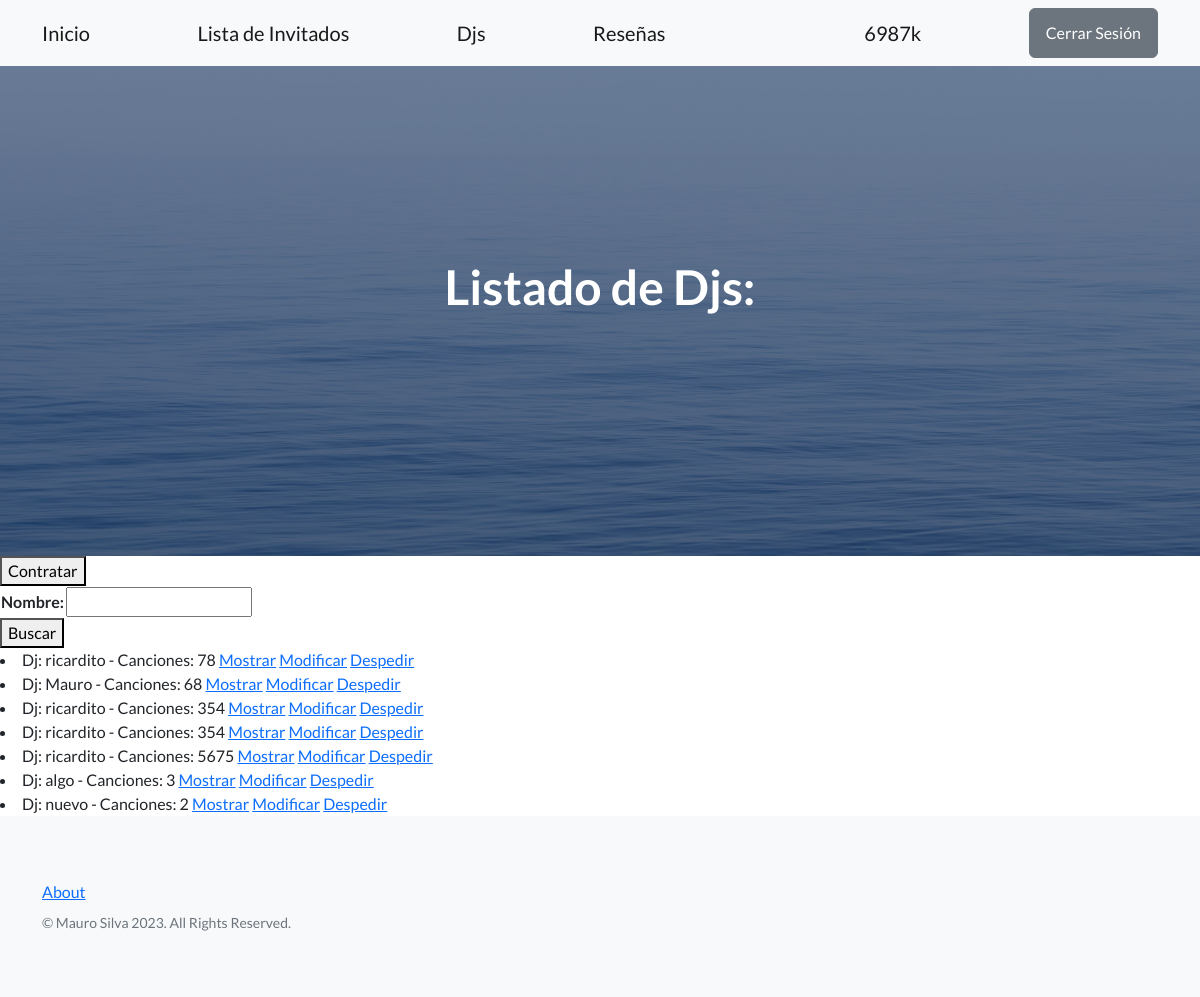
Before: /djs (signed in) with the older database file.
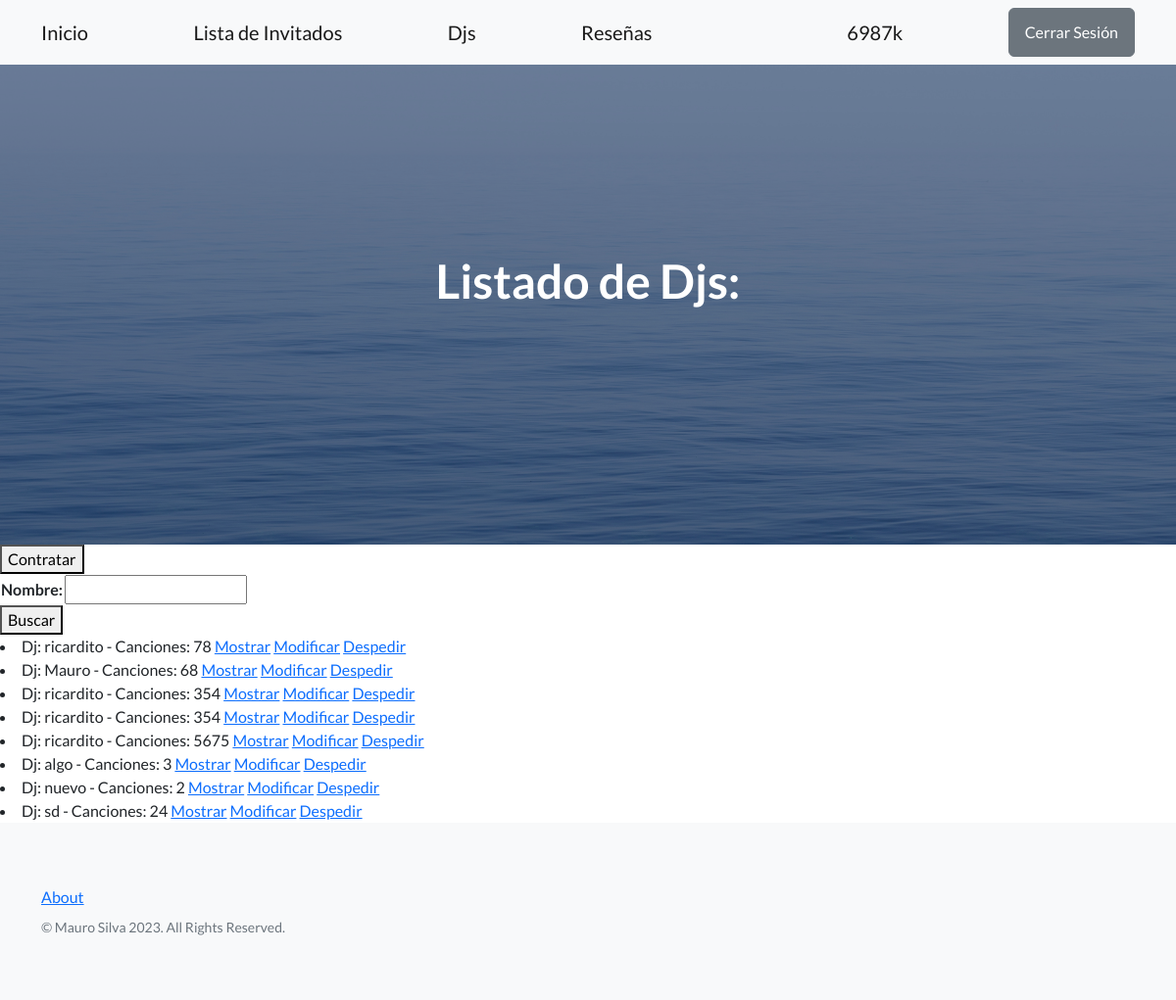
After: the same page with the newer database file.
### inicio/models.py (models this page shows)
class Dj(models.Model):
    nombre = models.CharField(max_length=20)
    canciones = models.IntegerField()
    descripcion = models.TextField(null=True)
    fecha_de_presentacion = models.DateField(null=True)
    def __str__(self):
        return f'Dj: {self.nombre} - Canciones: {self.canciones}'

### inicio/views.py (the view)
# urls.py: path('djs', views.listar_djs, name='listar_djs'),
def listar_djs(request):
    formulario = BuscarDj(request.GET)
    if formulario.is_valid():
        nombre_a_buscar = formulario.cleaned_data.get('nombre', '')
        djs = Dj.objects.filter(nombre__icontains=nombre_a_buscar)
    formulario = BuscarDj()
    return render(request, 'inicio/listar_djs.html', {'formulario':formulario, 'djs':djs})

### inicio/form.py
class BuscarDj(forms.Form):
    nombre = forms.CharField(max_length=20, required=False)

### inicio/templates/inicio/listar_djs.html (shortened to what this page needs)
{% extends 'base.html' %}
{% block mensaje_inicio %}
Listado de Djs:
{% endblock mensaje_inicio %}
{% block contenido %}
<button><a class='navbar-brand' href= {% url 'inicio:contratar_dj' %}>Contratar</a></button>
<form action={% url 'inicio:listar_djs' %} method='get'>
    <table>
        {{formulario}}
    </table>
    <button>Buscar</button>
</form>
{% if djs %}
{% for dj in djs %}
<li>
    {{dj}}
    <a href={% url 'inicio:mostrar_dj' dj.id %}>Mostrar</a>
    <a href={% url 'inicio:mod_dj' dj.id %}>Modificar</a>
    <a href={% url 'inicio:despedir_dj' dj.id %}>Despedir</a>
</li>
{% endfor %}
{% else %}
<p>No se encontro Dj.</p>
{% endif %}
{% endblock contenido %}

Changed rows visible on the page:
added Dj: nombre+canciones "Dj: sd - Canciones: 24"
